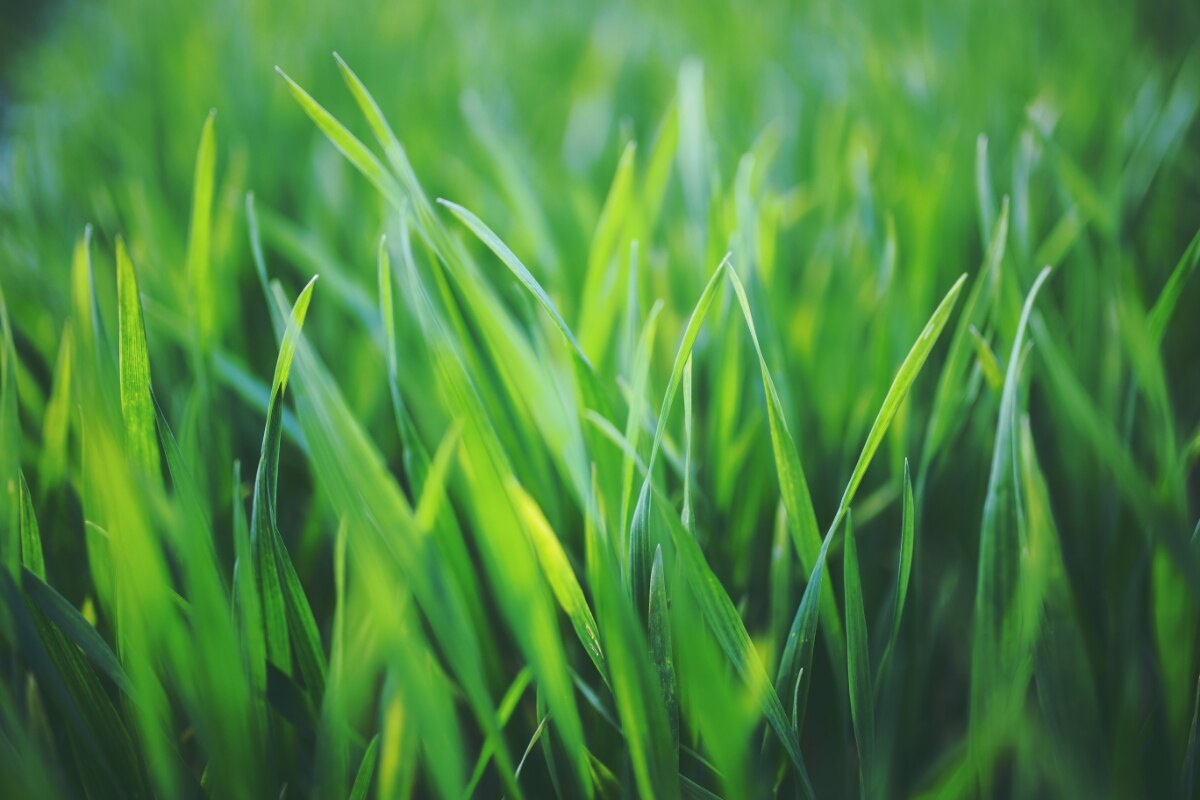
#> input picture images/data1.jpg, 1200 x 800 px; its folder holds only this picture in this run
$ jupyter execute --allow-errors imagpro-mp1-hernandez.ipynb   (shell and % lines are left out)
#> lines starting #> are read from the running program, lines starting #| are printed output that depends on the picture; long printed decimals are rounded
# [IMAGPRO] Machine Problem 1: Digital Images and DSP
$\text{submitted by: Pierre Vincent C. Hernandez}$

### Prerequisites / Environment

In order to properly run this notebook and produce it's expected output the
Jupyter Notebook must be running using:

- **Python**: `^3.10`

Here are the list of specific packages and their version that is going to
be used in this notebook:

- **NumPy**: `1.26.3`
- **OpenCV**: `4.9.80`
- **Matplotlib**: `3.8.3`

### Imports

Import the necessary packages to run the notebook.

[cell 1]
import cv2 as cv
import matplotlib.pyplot as plt
import numpy as np
import os

## 1. Matrix Analysis

The images from the dataset under the `/images` will be loaded and resized into 32 by 32 matrices.

Then, resized images is going to be aggrated into the `imgs_32x32` variable.

[cell 2]
# path to dataset
dataset_path = './images'

[cell 3]
imgs_32x32_interlinear = [cv.resize(
  src=cv.cvtColor(
  cv.imread(dataset_path + '/' + file), cv.COLOR_BGR2RGB), # Ensures consistent RGB format for all images
  dsize=(32, 32), # Resize to 32x32
  interpolation=cv.INTER_LINEAR) # Use default Bilinear interpolation method
  for file in os.listdir(dataset_path)] # Perform on each image
#> imgs_32x32_interlinear = 1 item

> According to the OpenCV official docuemntation, the `interpolation` method parameter of the
`cv.resize()` function that was called above has a default `InterpolationFlag` value of
`cv.INTER_LINEAR` which is the preferable interpolation--together with the `cv.INTER_CUBIC`--
when zooming or downscaling the image, and it is faster than the `cv.INTER_CUBIC` interpolation method
while it's still maintining to look OK.

We can also try to use the `cv.INTER_CUBIC` interpolation method just to see if there are any
differences--other than the speed--between both preferred interpolation methods for zooming.

[cell 4]
imgs_32x32_intercubic = [cv.resize(
  src=cv.cvtColor(
  cv.imread(dataset_path + '/' + file), cv.COLOR_BGR2RGB), # Ensures consistent RGB format for all images
  dsize=(32, 32), # Resize to 32x32
  interpolation=cv.INTER_CUBIC) # Use default Bicubic interpolation method
  for file in os.listdir(dataset_path)] # Perform on each image
#> imgs_32x32_intercubic = 1 item

### 1.0 Visualizing the images

Visualize the images using `Pyplot`.

#### Resized images using Bilinear Interpolation

The resized images that was using the Bilinear Interpolation for resizing the images is going to be visualized first.

[cell 5]
# -- BILINEAR INTERPOLATION --
# Setup matplotlib to have 2 rows and 3 columns for the images
fig, axes = plt.subplots(2, 3, figsize=(14, 10))
# Flatten `axes` to easily loop through adding and visualizing the images
axes = axes.ravel()
#> (the rest of this cell did not finish here and is left out)

As seen in the images plotted above, the appearance appears  more pixelated. Due to the pixels being limited to the given size,
its quality decreased since it has to compress or fit as much information into each pixel.

#### Resized images using Bicubic Interpolation

The resized images that was using the Bilinear Interpolation for resizing the images is going to be visualized next.

[cell 6]
# -- BICUBIC INTERPOLATION --
# Setup matplotlib to have 2 rows and 3 columns for the images
fig, axes = plt.subplots(2, 3, figsize=(14, 10))
# Flatten `axes` to easily loop through adding and visualizing the images
axes = axes.ravel()
#> (the rest of this cell did not finish here and is left out)

Based on the plotted images above, it seems that the quality of the images is not that far apart from each other.

#### Comparison

In order to properly discern the difference in quality of the resized image between using Bilinear Interpolation and Bicubic Interpolation, then the images of each
interpolation methods must be plotted side-by-side.

[cell 7]
# -- BICUBIC INTERPOLATION --
# Setup matplotlib to have 2 rows and 3 columns for the images
fig, axes = plt.subplots(6, 2, figsize=(8, 30))
# Flatten `axes` to easily loop through adding and visualizing the images
axes = axes.ravel()
num = 0
#> (the rest of this cell did not finish here and is left out)

As displayed in the plot above, it's more apparent that the quality of the resized images when using Bicubic interpolation has a little bit more contrast compared to
the resized images that uses the Bilinear interpolation.

For the sake of simplicity of the project, we'll be using the resized images that used
*Bilinear Interpolation* (default for the `resize()` function),
`imgs_32x32_interlinear`, for resizing images to `32x32`. That variable is going to
be reassigned to `imgs_32x32` to serve as the holder of the chosen resized images
that uses the chosen interpolation method.

[cell 8]
imgs_32x32 = imgs_32x32_interlinear # or imgs_32x32_intercubic
#> imgs_32x32 = 1 item

### 1.1 Shape of the images

We need to determine the shape of each image variable to see if they all
have been resized to a `32x32` image version of itself. This is going to be done
by turning the resized images into a **`numpy` array** and then use the `shape()`
method to see the shape of the images.

[cell 9]
t_imgs_32x32 = np.array(imgs_32x32)
t_imgs_32x32.shape

The tensor of the images has a shape of `(6, 32, 32, 3)` as displayed above.

**Explanation:**

This means that the tensor contains exactly `6` images that has a width and
height of `32`, and it contains `3` channels.

### 1.2 Saving the images numpy array (or tensor)

The images numpy array (tensor) is going to saved in or exported to
an `.npy`, `imgs_32x32.npy`. This is to easily load the tensor when it is needed.

[cell 10]
# Save the images numpy array or tensor to a .npy file
np.save('imgs_32x32.npy', t_imgs_32x32)

## 2. Image Statistics

Next we'll focus on the image statistics of the first image only, the `data1.jpg`.

### 2.1 Total number of pixels

#### First image

We can get the total number of **RGB pixels** by calling the `size` attribute of the first image.
Then for the **Grayscale pixels**, we can use the `shape` attribute of the first image to retrieve
the total number of pixels per row and column, and multiply them to each other.

[cell 11]
# Get the first image
imgs_32x32_first = t_imgs_32x32[0]

[cell 12]
rgb_pixels_num_first_img = imgs_32x32_first.size
h, w = imgs_32x32_first.shape[:2]
gray_pixels_num_first_img = h * w
print(f'Total RGB pixels: {rgb_pixels_num_first_img}')
#| Total RGB pixels: 3072
print(f'Total Grayscale pixels: {gray_pixels_num_first_img}')
#| Total Grayscale pixels: 1024

By looking at the results above, the total number of **RGB pixels** is `3072` while the total number
of **Grayscale pixels** is `1024`.

#### All images

Next, we'll compute for the total number of pixels in the image dataset.
We can also apply the same techniques that was already done before.

[cell 13]
rgb_pixels_num_all_imgs = t_imgs_32x32.size
i_n, h_n, w_n = t_imgs_32x32.shape[:3]
gray_pixels_num_all_imgs = i_n * h_n * w_n
print(f'Total RGB pixels: {rgb_pixels_num_all_imgs}')
#| Total RGB pixels: 3072
print(f'Total Grayscale pixels: {gray_pixels_num_all_imgs}')
#| Total Grayscale pixels: 1024

It is observed that the total number of **RGB pixels** for the image dataset is `18432`
while the **Grayscale pixels** was observed to have a total of `6144` for the image dataset,
as seen above.

### 2.2 Averaging Pixels

Averaging pixels can be done per pixel and per channel.

#### Average per pixel

Getting the average per pixel is similar to squishing an RGB image into its Grayscale version.
This is done by averaging the 3 channels (RGB) of a pixel.

[cell 14]
average_per_pixel_img = np.mean(imgs_32x32_first, axis=2) # (height, width, channel)

Next, let's load the Grayscale version using the `cv.cvtColor` function.

[cell 15]
# Get the Grayscale version of the first image
imgs_32x32_first_gray = cv.cvtColor(imgs_32x32_first, cv.COLOR_RGB2GRAY)

We'll display the original image, the resulting image when averaging per pixel, and its Grayscale version.

[cell 16]
fig, axes = plt.subplots(1, 3, figsize=(14, 4))
axes = axes.ravel()
axes[0].imshow(imgs_32x32_first)
axes[0].set_title('Original:')
axes[0].axis('off')
axes[1].imshow(average_per_pixel_img,  cmap='gray')
axes[1].set_title('Average per pixel:')
axes[1].axis('off')
axes[2].imshow(imgs_32x32_first_gray, cmap='gray')
axes[2].set_title('Grayscale:')
axes[2].axis('off')
plt.show()
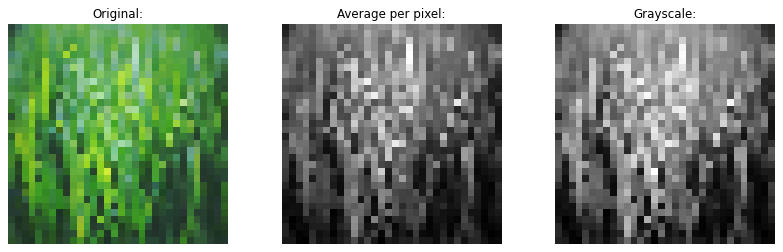
#> figure drawn by matplotlib, 3 panels

As seen in the images above, getting the average per pixel operation yielded pixels that are a bit darker compared
to the Grayscale conversion of the original image using the `cv.cvtColor` function.

#### Average per channel

By getting the average per channel of the first image we can retrieve its average color expectation.

[cell 17]
average_per_channel = np.mean(imgs_32x32_first, axis=(0, 1)) # (height, width, channel)
#> average_per_channel = [76.65, 136.4, 64]
# Display results
print('Average color expectation (RGB)')
print(f'Red:\t{average_per_channel[0]}')
#| Red:	76.647
print(f'Green:\t{average_per_channel[1]}')
#| Green:	136.448
print(f'Blue:\t{average_per_channel[2]}')
#| Blue:	63.998

Based on the results above, it is evident that the first image Green channel's green color
is the most dominant, which is visually correct when looking at the first image. Next to
it is the Red channel, which produced the yellow colors in the first image when mixed with
the Green channel. Lastly, the Blue channel, which produced the cyan or turquoise-like
colors on the first image when mixed with the Green channel.

### 2.3 Histogram

We'll be using the histogram to see how many pixels that are equal to 0.5 and less than 0.5.
This could show how dark and light the image is when it comes to its Grayscale version, and how dark
each channel of the RGB image.

#### Image normalization

First, we'll normalize the image so that the pixels will have a value range of `[0, 1]`. There will be two types of
normalization that is going to be applied, the direct element-wise division of `255.0` and using `cv.normalize` function.
Normalization will be applied to `imgs_32x32_first`, `imgs_32x32_first_gray`, and `average_per_pixel_img`.

We'll be performing the normalization by element-wise division of `255.0` first to the images. This is a simple
normalization when the expected pixel value range is `[0,255]`.

[cell 18]
# -- NORMALIZATION BY ELEMENT-WISE DIVISION OF 255.0 --
norm_div255_imgs_32x32_first = imgs_32x32_first / 255.0
norm_div255_imgs_32x32_first_gray = imgs_32x32_first_gray / 255.0
norm_div255_average_per_pixel_img = average_per_pixel_img / 255.0

Next, we'll utilize the `cv.normalize` function. This is less susceptible to outliers.

[cell 19]
# -- NORMALIZATION BY CV.NORMALIZE() USING CV.NORM_MINMAX METHOD --
norm_cvminmax_imgs_32x32_first = cv.normalize(src=imgs_32x32_first, dst=None, alpha=0, beta=1, norm_type=cv.NORM_MINMAX, dtype=cv.CV_32F)
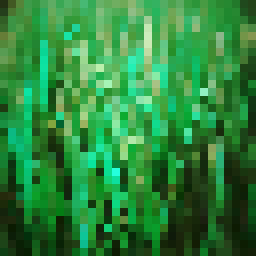
#> norm_cvminmax_imgs_32x32_first: shape (32, 32, 3) float32 (shown 8 times larger); mean of channels 0, 1, 2 0.241, 0.526, 0.181; drawn with min black and max white
norm_cvminmax_imgs_32x32_first_gray = cv.normalize(src=imgs_32x32_first_gray, dst=None, alpha=0, beta=1, norm_type=cv.NORM_MINMAX, dtype=cv.CV_32F)
norm_cvminmax_average_per_pixel_img = cv.normalize(src=average_per_pixel_img, dst=None, alpha=0, beta=1, norm_type=cv.NORM_MINMAX, dtype=cv.CV_32F)
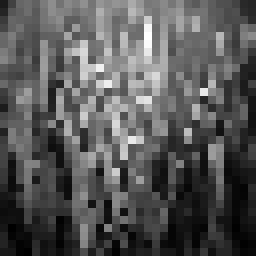
#> norm_cvminmax_average_per_pixel_img: shape (32, 32) float32 (shown 8 times larger); min -4.97e-09, max 1, mean 0.34; drawn with min black and max white

Here we'll decide on which normalization method resulting images we'll be using, specifically the normalization
by element-wise division of `255.0` or using the `cv.NORM_MINMAX` method of the `cv.normalize()` function.

[cell 20]
# Pick only one set:

# 1.) NORMALIZATION BY ELEMENT-WISE DIVISION OF 255.0
norm_imgs_32x32_first = norm_div255_imgs_32x32_first
norm_imgs_32x32_first_gray = norm_div255_imgs_32x32_first_gray
norm_average_per_pixel_img = norm_div255_average_per_pixel_img

# or

# 2.) NORMALIZATION BY CV.NORMALIZE() USING CV.NORM_MINMAX METHOD
# norm_imgs_32x32_first = norm_cvminmax_imgs_32x32_first
# norm_imgs_32x32_first_gray = norm_cvminmax_imgs_32x32_first_gray
# norm_average_per_pixel_img = norm_cvminmax_average_per_pixel_img

> I've decided to use the normalization by element-wise division of 255

#### Plotting Histogram

We'll need to split the channels of the original image, `imgs_32x32_first`, first before we can proceed in plotting.

[cell 21]
r, g, b = cv.split(norm_imgs_32x32_first)
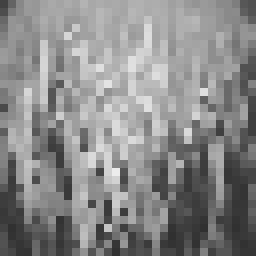
#> g: shape (32, 32) float64 (shown 8 times larger); min 0.188, max 0.925, mean 0.535
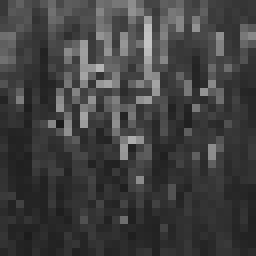
#> b: shape (32, 32) float64 (shown 8 times larger); min 0.102, max 0.769, mean 0.251

We'll now proceed on plotting the histogram.

[cell 22]
fig, axes = plt.subplots(4, 1, figsize=(8, 24))
axes = axes.ravel()

r_bin = axes[0].hist(r.ravel(), bins=256, range=[0,1.0], label='red', color='red', alpha=0.6)
g_bin = axes[0].hist(g.ravel(), bins=256, range=[0,1.0], label='green', color='green', alpha=0.6)
b_bin = axes[0].hist(b.ravel(), bins=256, range=[0,1.0], label='blue', color='blue', alpha=0.6)
axes[0].set_xlabel('Pixel Value (Norm.)')
axes[0].set_ylabel('Frequency')
axes[0].set_xlim([0, 1.0])
axes[0].set_title('Normalized Original image')
axes[0].legend()

gray_bin = axes[1].hist(norm_imgs_32x32_first_gray.ravel(), bins=256, range=[0,1.0], label='grayscale')
axes[1].set_xlabel('Pixel Value (Norm.)')
axes[1].set_ylabel('Frequency')
axes[1].set_xlim([0, 1.0])
axes[1].set_title('Grayscale image')
axes[1].legend()

avg_bin = axes[2].hist(norm_average_per_pixel_img.ravel(), bins=256, range=[0,1.0], label='average_per_pixel', color='orange')
axes[2].set_xlabel('Pixel Value (Norm.)')
axes[2].set_ylabel('Frequency')
axes[2].set_xlim([0, 1.0])
axes[2].set_title('Average per Pixel image')
axes[2].legend()

axes[3].hist(norm_imgs_32x32_first_gray.ravel(), bins=256, range=[0,1.0], label='grayscale', alpha=0.6)
axes[3].hist(norm_average_per_pixel_img.ravel(), bins=256, range=[0,1.0], label='average_per_pixel', alpha=0.6)
axes[3].set_xlabel('Pixel Value (Norm.)')
axes[3].set_ylabel('Frequency')
axes[3].set_xlim([0, 1.0])
axes[3].set_title('Grayscale vs. Average per Pixel image')
axes[3].legend()

plt.show()
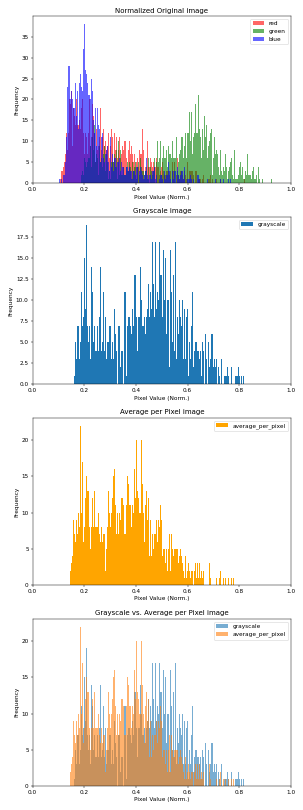
#> figure drawn by matplotlib, 4 panels; panel 1: tallest bar 22 high, from x = 0.148 to 0.152; panel 1: tallest bar 21 high, from x = 0.641 to 0.645; panel 1: tallest bar 38 high, from x = 0.199 to 0.203; panel 2: tallest bar 19 high, from x = 0.207 to 0.211

Lastly, we'll determine how many pixels that has an intensity equal or below `0.5`.

[cell 23]
threshold = 0.5 # low intensity pixels

# find the bin index that is equal or below threshold
r_bin_index = np.digitize(0.5, r_bin[1]) - 1
#> r_bin_index = 128
g_bin_index = np.digitize(0.5, g_bin[1]) - 1
#> g_bin_index = 128
b_bin_index = np.digitize(0.5, b_bin[1]) - 1
#> b_bin_index = 128
gray_bin_index = np.digitize(0.5, gray_bin[1]) - 1
#> gray_bin_index = 128
avg_bin_index = np.digitize(0.5, avg_bin[1]) - 1
#> avg_bin_index = 128

# original image
r_low_intensity_pixel_count = r_bin[0][:r_bin_index].sum()
#> r_low_intensity_pixel_count = 920
g_low_intensity_pixel_count = g_bin[0][:g_bin_index].sum()
#> g_low_intensity_pixel_count = 369
b_low_intensity_pixel_count = b_bin[0][:b_bin_index].sum()
#> b_low_intensity_pixel_count = 958

# grayscale image
gray_low_intensity_pixel_count = gray_bin[0][:gray_bin_index].sum()
#> gray_low_intensity_pixel_count = 667

# average per pixel image
avg_low_intensity_pixel_count = avg_bin[0][:avg_bin_index].sum()
#> avg_low_intensity_pixel_count = 879

# display results
print("Number of pixels that has an intensity equal or below 0.5:")
print("\tOriginal (Red channel):  ", r_low_intensity_pixel_count)
#| 	Original (Red channel):   920.0
print("\tOriginal (Green channel):", g_low_intensity_pixel_count)
#| 	Original (Green channel): 369.0
print("\tOriginal (Blue channel): ", b_low_intensity_pixel_count)
#| 	Original (Blue channel):  958.0
print("\tGrayscale:               ", gray_low_intensity_pixel_count)
#| 	Grayscale:                667.0
print("\tAverage per pixel:       ", avg_low_intensity_pixel_count)
#| 	Average per pixel:        879.0

### 2.4 Analysis / Discussion

With the resulting histogram plots and pixel counts in the previous cells, we can easily analyze the
intensity of the images on its original RGB color system, Grayscale color system, and its average per
pixel version.

We'll start first with the number of pixels that has an intensity value equal to or below `0.5`. It is
important to reiterate that the total number of pixels per channel (for the case of RGB image) or pixel
as a whole (for the case of the Grayscale and average per pixel image) is `1024`.

Intensity observation using the number of pixels that has an intensity value equal to or below `0.5`:
- The majority of the pixels in the red channel (`Original (Red channel)`) and
blue channel (`Original (Blue channel)`) of the original image has a low intensity (i.e. darker).
- The majority of the pixels in the red channel (`Original (Red channel)`) and
blue channel (`Original (Blue channel)`) of the original image has a high intensity (i.e. lighter/brighter)
due to the fact that only a few of its pixels has an intensity equal to or below `0.5`.
- The pixel count for the Grayscale (`Grayscale`) and average per pixel (`Average per pixel`) image can be
used as an evidence to the observation earlier (in section `2.2 Averaging Pixels`) that the `Average per pixel`
is darker compared to the `Grayscale` since the number of pixels that are equal to or below `0.5` is `667`
and `879`, respectively. The `Average per pixel` image has more low intensity pixels compared to `Grayscale` image.

Intensity observation using histogra plots:
- It is evident that the distribution of the Green channel (`green`), as seen in `Normalized Original image`
histogram plot, is moving towards to the right--closer to `1.0`. This implies that majority of the pixels
in the Green channel have high intensity while the Red channel (`red`) and Blue channel's (`blue`) distribution
are moving towards to the left--signifying low intensity.
- As for the `Grayscale vs. Average per Pixel image`, it provides a visual proof that the `Average per pixel` image
is a lot more darker compared to the `Grayscale` image.

## 3. Basic Signal Processing

In this section we'll focus on applying basic signal prcessing to the first image
only, the `data1.jpg`, for the first two subsections. Lastly, we'll use the all
the images for the last subsection in this section.

### 3.1 Amplification and Attenuation

We'll apply amplification and attenuation on the first image, `data1.jpg`, given an $\alpha = 0.3$.

[cell 24]
# alpha
alpha = 0.3

#### Amplification

Amplification is going to be performed on `data1.jpg`. This can be performed by multiplying the
inverse of $\alpha$ to the image.

$$Amplification: \alpha^{-1}f = \frac{1}{\alpha}f$$

[cell 25]
amplified_first_image = (1/alpha)*imgs_32x32_first
amplified_first_image = np.clip(amplified_first_image, 0, 255) # clips the outliers
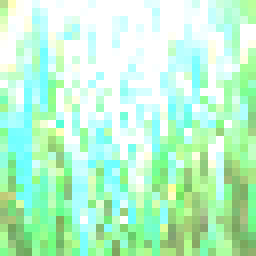
#> amplified_first_image: shape (32, 32, 3) float64 (shown 8 times larger); mean of channels 0, 1, 2 207.7, 247.3, 187.7; drawn as B, G, R
amplified_first_image = np.round(amplified_first_image) # round to nearest integer
amplified_first_image = amplified_first_image.astype(np.uint8) # ensures all values are unsigned integers [0,255]

Let's display side by side the resulting image and the original image of `data1.jpg`.

[cell 26]
fig, axes = plt.subplots(1, 2, figsize=(10, 4))
axes = axes.ravel()
# Original
axes[0].imshow(imgs_32x32_first)
axes[0].set_title('Original:')
axes[0].axis('off')
# Amplified
axes[1].imshow(amplified_first_image)
axes[1].set_title('Amplified:')
axes[1].axis('off')
plt.show()

Next, we'll display the distribution of each channel of both images using a histogram.

[cell 27]
r_orig, g_orig, b_orig = cv.split(imgs_32x32_first)
r_amp, g_amp, b_amp = cv.split(amplified_first_image)
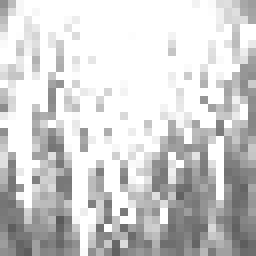
#> r_amp: shape (32, 32) (shown 8 times larger); min 90, max 255, mean 207.7
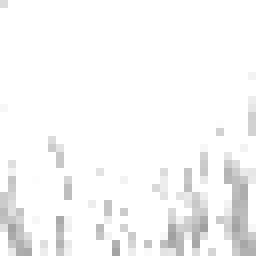
#> g_amp: shape (32, 32) (shown 8 times larger); min 160, max 255, mean 247.3
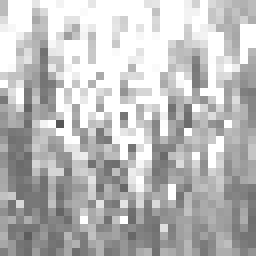
#> b_amp: shape (32, 32) (shown 8 times larger); min 87, max 255, mean 187.7

[cell 28]
fig, axes = plt.subplots(3, 1, figsize=(8, 20))
axes = axes.ravel()
# Red
axes[0].hist(r_orig.ravel(), bins=256, range=[0,256], label='red_orig', color='red', alpha=0.6)
axes[0].hist(r_amp.ravel(), bins=256, range=[0,256], label='red_amp', color='blue', alpha=0.6)
axes[0].set_xlabel('Pixel Value')
axes[0].set_ylabel('Frequency')
axes[0].set_xlim([0, 256])
axes[0].set_title('Original image vs. Amplified image (Red channel)')
axes[0].legend()
# Green
axes[1].hist(g_orig.ravel(), bins=256, range=[0,256], label='green_orig', color='green', alpha=0.6)
axes[1].hist(g_amp.ravel(), bins=256, range=[0,256], label='green_amp', color='orange', alpha=0.6)
axes[1].set_xlabel('Pixel Value')
axes[1].set_ylabel('Frequency')
axes[1].set_xlim([0, 256])
axes[1].set_title('Original image vs. Amplified image (Green channel)')
axes[1].legend()
# Blue
axes[2].hist(b_orig.ravel(), bins=256, range=[0,256], label='blue_orig', color='blue', alpha=0.6)
axes[2].hist(b_amp.ravel(), bins=256, range=[0,256], label='blue_amp', color='orange', alpha=0.6)
axes[2].set_xlabel('Pixel Value')
axes[2].set_ylabel('Frequency')
axes[2].set_xlim([0, 256])
axes[2].set_title('Original image vs. Amplified image (Blue channel)')
axes[2].legend()
plt.show()
#> (the rest of the program and of its run is left out)
